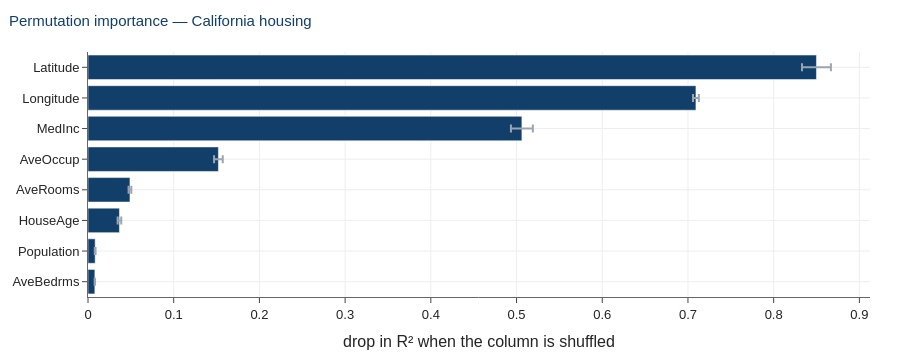

Notebook source saved alongside this figure:
### Markdown cell above
Whichever way that comparison came out, notice the **second** number: penalised
regression barely improves on OLS on this dataset. With thousands of observations
and a handful of predictors, $p/n$ is tiny and there is nothing for shrinkage to do.

**Regularisation solves a specific problem — too many parameters relative to
observations. It is not a general-purpose improvement,** and applying it where that
problem is absent buys nothing.

If you are running the diabetes fallback rather than California housing, the linear
models will have won. That is not a bug in the notebook; it is Part 6 repeating
itself on real data. The diabetes predictors are already standardised, roughly
additive, and few. Trees have no interactions to find, so their flexibility is pure
cost. **The lesson is the same either way: match the estimator to the structure, and
you cannot read the structure off the data.**

### Code cell
# Which predictors is the model using, and how?
from sklearn.inspection import permutation_importance
from sklearn.ensemble import HistGradientBoostingRegressor

gbm = HistGradientBoostingRegressor(max_iter=300, learning_rate=0.05,
                                    random_state=0).fit(Xtr, ytr)

pi = permutation_importance(gbm, Xte, yte, n_repeats=5, random_state=0)
plot_importance(list(X_cal.columns), pi.importances_mean, pi.importances_std,
                title=f"Permutation importance — {DATASET}")

### Figure 1 — Plotly figure (JSON) as saved in the notebook; plotly's stock layout.template omitted (floating-point values rounded to 4 significant figures)
{"data": [{"error_x": {"array": [0.0002119, 0.0004343, 0.0021, 0.001602, 0.005066, 0.01277, 0.003394, 0.01685], "color": "#9AA5B1"}, "marker": {"color": "#123F69"}, "orientation": "h", "type": "bar", "x": [0.007983, 0.008366, 0.03668, 0.04894, 0.1522, 0.5062, 0.7093, 0.8499], "y": ["AveBedrms", "Population", "HouseAge", "AveRooms", "AveOccup", "MedInc", "Longitude", "Latitude"]}], "layout": {"font": {"family": "Helvetica, Arial, sans-serif", "size": 13}, "height": 360, "margin": {"b": 60, "l": 70, "r": 30, "t": 52}, "title": {"font": {"color": "#123F69", "size": 15}, "text": "Permutation importance — California housing", "x": 0.01, "xanchor": "left"}, "xaxis": {"gridcolor": "#EEEEEE", "linecolor": "#666666", "showgrid": true, "ticks": "outside", "title": {"text": "drop in R² when the column is shuffled"}, "zeroline": false}, "yaxis": {"gridcolor": "#EEEEEE", "linecolor": "#666666", "showgrid": true, "ticks": "outside", "zeroline": true, "zerolinecolor": "#BBBBBB"}}}
